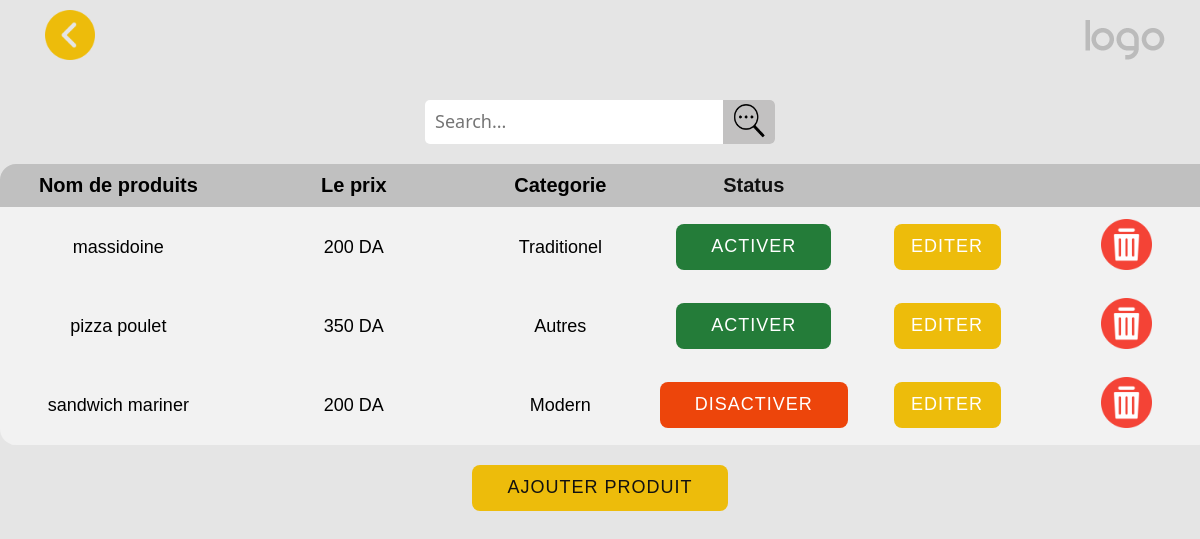
Before: /editer-products with the older database file.
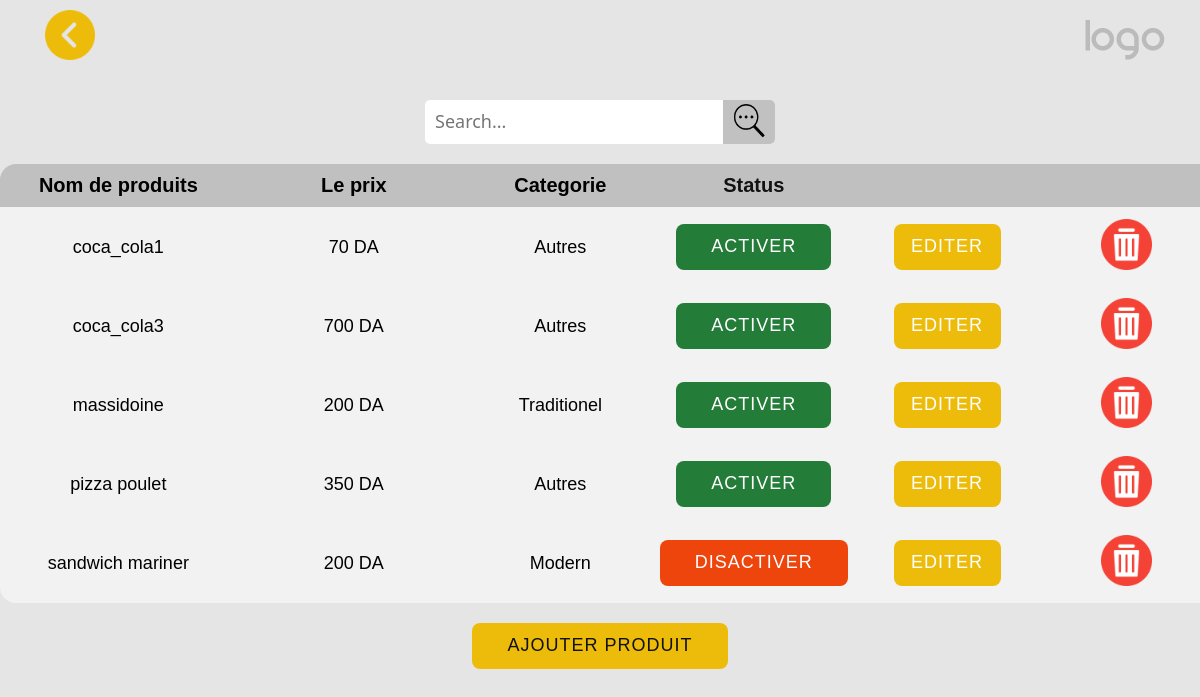
After: the same page with the newer database file.
### main/models.py (models this page shows, shortened)
class Products(models.Model):
    prodCatChoices = [
        ('1', 'Traditionel'),
        ('2', 'Modern'),
        ('3', 'Boissant')
    ]
    prodName = models.CharField(max_length=30,null=False,help_text='entrer le nom de produit',verbose_name='nom de produit')
    prodPrix = models.IntegerField(null=False,help_text='prix de produit',verbose_name='prix de produit')
    prodCat = models.IntegerField(choices=prodCatChoices,null=False,help_text='choisit la categorie de ce produit',verbose_name='categorie de produit')
    isActive = models.BooleanField(help_text='activer ou desactiver ce produit', verbose_name='status de produit',default=True)
    img=models.ImageField(default='default.jpg',upload_to='profile_pics')
    deleted=models.BooleanField(default=False)

### main/views.py (the view)
# urls.py: path('editer-products', editProdsView, name='editer-products'),
def editProdsView(request):
    context = {}
    prods = Products.objects.all().order_by('prodName')
    context['products'] = prods
    context['catList'] = ['Traditionel', 'Modern', 'Autres']
    if 'act-dis' in request.POST:
        prod = Products.objects.get(id=request.POST['act-dis'])
        prod.isActive = not prod.isActive
        prod.save()
    return render(request,"main/products2.html",context)

### main/templates/main/products2.html (shortened to what the changed rows need)
<!DOCTYPE html>
<html style="font-size: 16px;" lang="en"><head>
    {% load static %}
    <link rel="stylesheet" href="{% static 'products2.css' %}" media="screen">
    <link rel="stylesheet" href="{% static 'header.css' %}" media="screen">
  </head>
  <body>
    <section class="u-clearfix u-grey-10 u-section-1" id="sec-9891">
      <div class="u-clearfix u-sheet u-sheet-1">
        <div class="u-table u-table-responsive u-table-1">
          <table class="u-table-entity">
            <colgroup>
            </colgroup>
            <thead class="u-align-center u-grey-25 u-table-header u-text-black u-table-header-1">
              <tr style="height: 6px;">
                <th class="u-table-cell"><span class="u-text-black">Nom de produits</span></th>
                <th class="u-table-cell">Le prix</th>
                <th class="u-table-cell">Categorie<br></th>
                <th class="u-grey-25 u-table-cell u-table-cell-4">Status</th>
                <th class="u-grey-25 u-table-cell u-table-cell-5"></th>
                <th class="u-grey-25 u-table-cell u-table-cell-5"></th>
              </tr>
            </thead>
            <tbody class="u-align-center u-grey-5 u-table-body u-text-black u-table-body-1" id="prods_list">
              {% for prod in products %}
              {% if prod.deleted == False %}
              <tr style="height: 60px;" id="prod_{{prod.id}}">
                <td class="u-border-1 u-border-grey-5 u-border-no-left u-border-no-right u-table-cell">{{prod.prodName}}</td>
                <td class="u-border-1 u-border-grey-5 u-border-no-left u-border-no-right u-table-cell">{{prod.prodPrix}} DA<br>
                </td>
                <td class="u-border-1 u-border-grey-5 u-border-no-left u-border-no-right u-table-cell">
                  {% for cat in catList %}
                    {% if forloop.counter == prod.prodCat %}
                      {{cat}}
                    {% endif %}
                  {% endfor %}
                  <br>
                </td>
                <td class="u-border-1 u-border-grey-5 u-border-no-left u-border-no-right u-table-cell">
                  <form method="post">{% csrf_token %}
                    {% if not prod.isActive %}
                      <button  type="submit"  name="act-dis" value="{{prod.id}}" class="u-border-2 u-border-grey-75 u-btn u-btn-round u-button-style u-custom-color-1 u-hover-custom-color-2 u-radius-8 u-text-body-alt-color u-text-hover-white u-btn-4 activer_button"  style="background-color: #ed450b ; color : white">disActiver<br></button>
                    {% else %}
                      <button  type="submit"  name="act-dis" value="{{prod.id}}" class="u-border-2 u-border-grey-75 u-btn u-btn-round u-button-style u-custom-color-1 u-hover-custom-color-2 u-radius-8 u-text-body-alt-color u-text-hover-white u-btn-4 disactiver_button" style="background-color: #247c39; color : white" >Activer<br></button>
                      {% endif %}
                  </form>
                </td>
                <td class="u-border-1 u-border-grey-5 u-border-no-left u-border-no-right u-table-cell">
                  <form method="post" action="ajouterEditer-product">{% csrf_token %}
                    <button  type="submit"  name="editPrd" value="{{prod.id}}" class="u-btn u-btn-round u-button-style u-hover-palette-1-dark-1 u-palette-1-base u-radius-8 u-btn-5" style="background-color: #edbc0b;">Editer</button>
                  </form>
                </td>
                <td class="u-border-1 u-border-grey-5 u-border-no-left u-border-no-right u-table-cell">
                  <form method="post"  action="delete_product">{% csrf_token %}
                    <button value="{{prod.id}}" onclick="deleProd(this.value)" type="button" class="icon-button2"><img class="icon-supprime" src="/static/img/3687412.png"/></button>
                  </form >
                </td>
              </tr>
               {% endif %}
              {% endfor %}
            </tbody>
          </table>
        </div>
      </div>
    </section>
</body></html>

Changed rows visible on the page:
added Products: prodName "coca_cola1", prodPrix "70", catList "Autres", {{ prod.id }} 15 (drawn), deleted False (drawn)
added Products: prodName "coca_cola3", prodPrix "700", catList "Autres", {{ prod.id }} 17 (drawn), deleted False (drawn)
